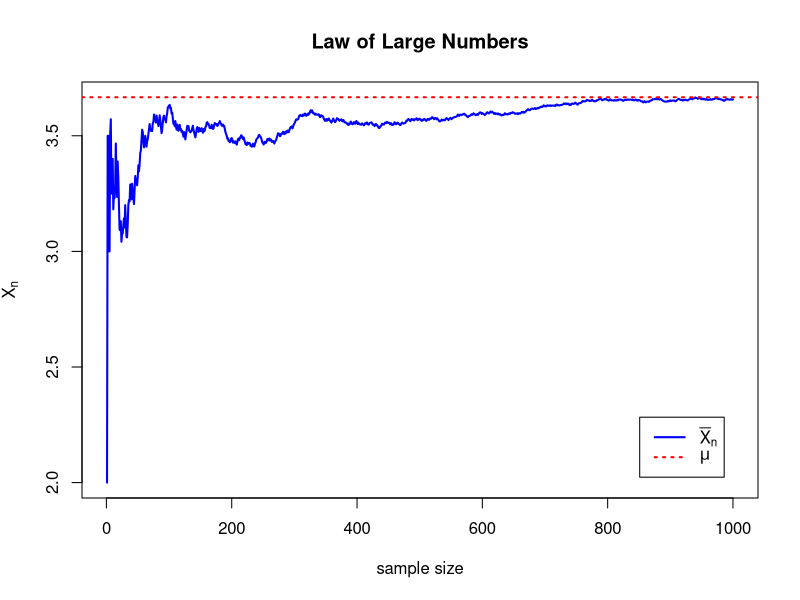
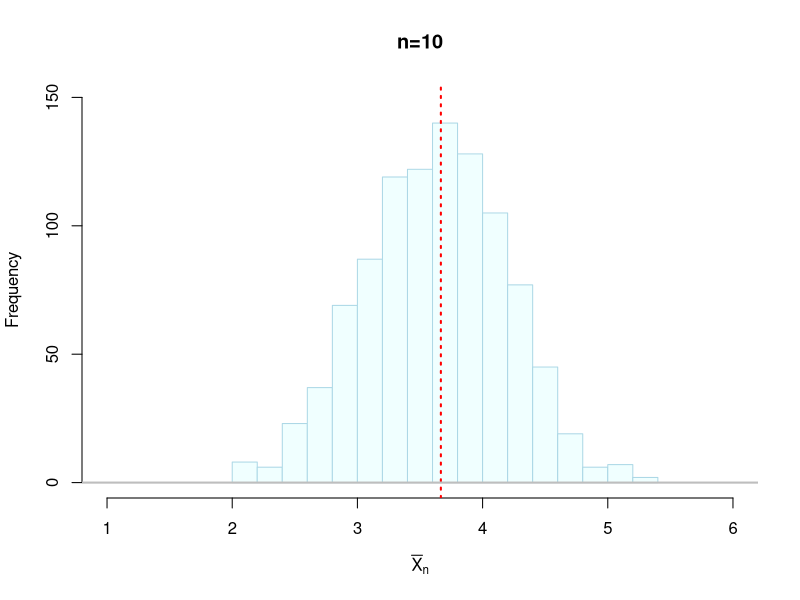
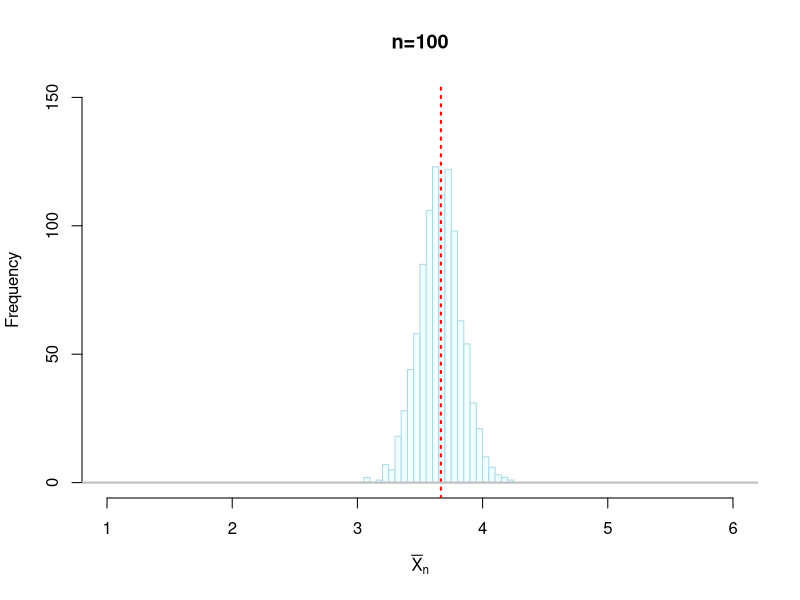
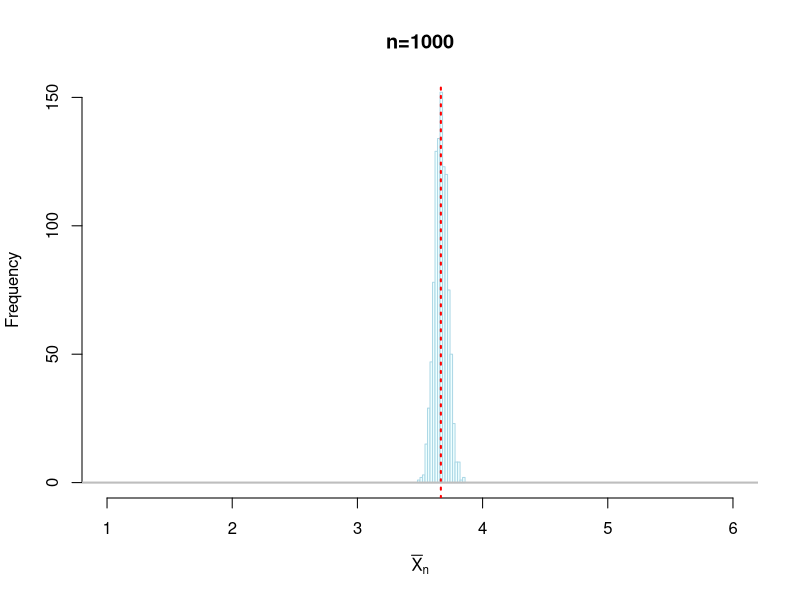

Source code (R) for these figures, in order:
### 大数の法則
##  偶数が出る確率が奇数の出る確率の2倍となるサイコロを
##  振ったときに出る目の平均値を実験で確かめる 
set.seed(123)    # 乱数のシード値の指定
omega <- 1:6     # サイコロの出る目の集合
p <- rep(1:2, 3) # 出現確率の比(奇数1:偶数2)
(mu <- weighted.mean(omega, p)) # 理論上の平均
## 1回の実験
## サンプル数を大きくすると
## 標本平均が理論上の平均に近づくことを確認する
n <- 1000 # 実験回数の最大値
x <- sample(omega, size=n, prob=p, replace=TRUE)# 実験
xbar <- cumsum(x)/(1:n) # サンプル数ごとの標本平均の計算
## help(cumsum)参照
plot(xbar, type="l", col="blue", lwd=2,
     xlab="sample size", ylab=expression(bar(X)[n]), 
     main="Law of Large Numbers") # 標本平均の推移
abline(h=mu, col="red", lty="dotted", lwd=2) # 理論値
legend("bottomright", inset=1/20, # 右下に配置
       legend=c(expression(bar(X)[n]),expression(mu)), 
       col=c("blue","red"),
       lty=c("solid","dotted"), lwd=2) # 凡例の追加
## 複数回の実験
## サンプル数が大きければ
## 標本平均は理論平均に近い値を取ることの確認
myMean <- function(n) # n回振って標本平均を計算する関数
    mean(sample(omega, size=n, prob=p, replace=TRUE))
mc <- 1000 # Monte-Carlo実験の繰り返し回数
for(n in c(10,100,1000)){ # サンプル数を変えて実験
    xbars <- replicate(mc, myMean(n)) # mc回繰り返し
    hist(xbars, breaks=20,
         col="azure", border="lightblue",
         xlim=c(1,6), ylim=c(0,150), # 描画範囲を指定
         xlab=expression(bar(X)[n]), 
         main=paste0("n=",n)) # 回数をタイトルに表示
    abline(v=mu, col="red", lwd=2, lty="dotted")
    abline(h=0, col="grey", lwd=2, lty="solid")
}
